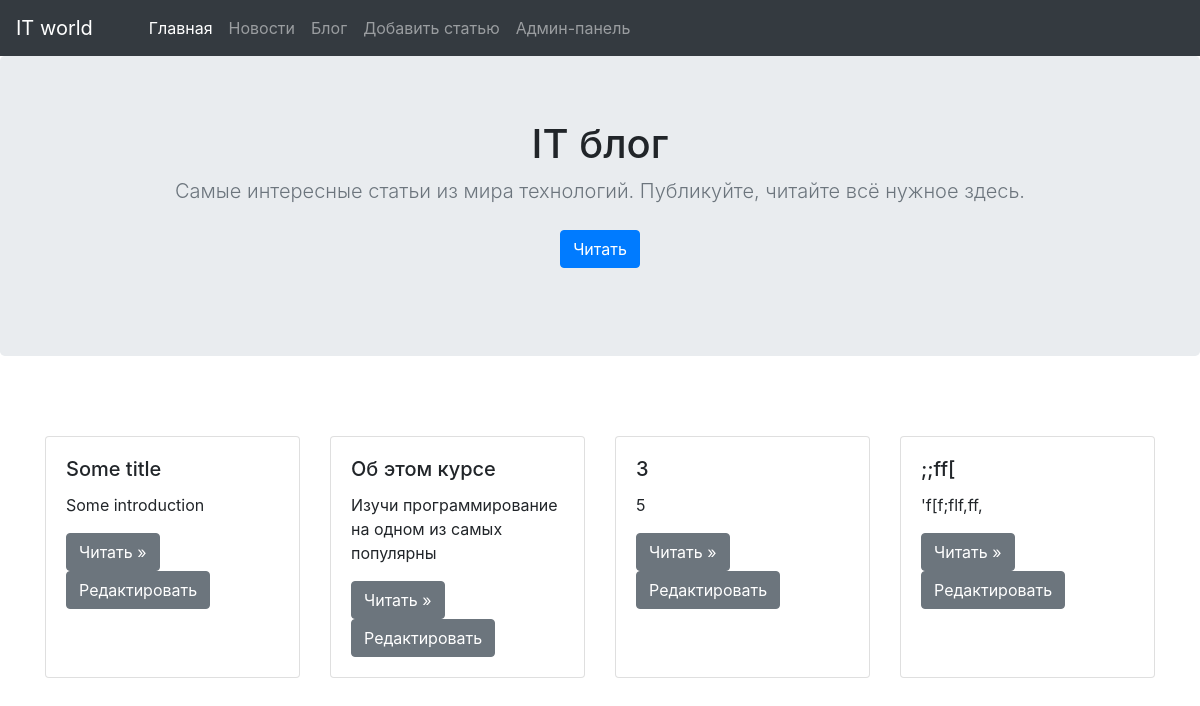
/blog, run on an earlier commit of the app's database.
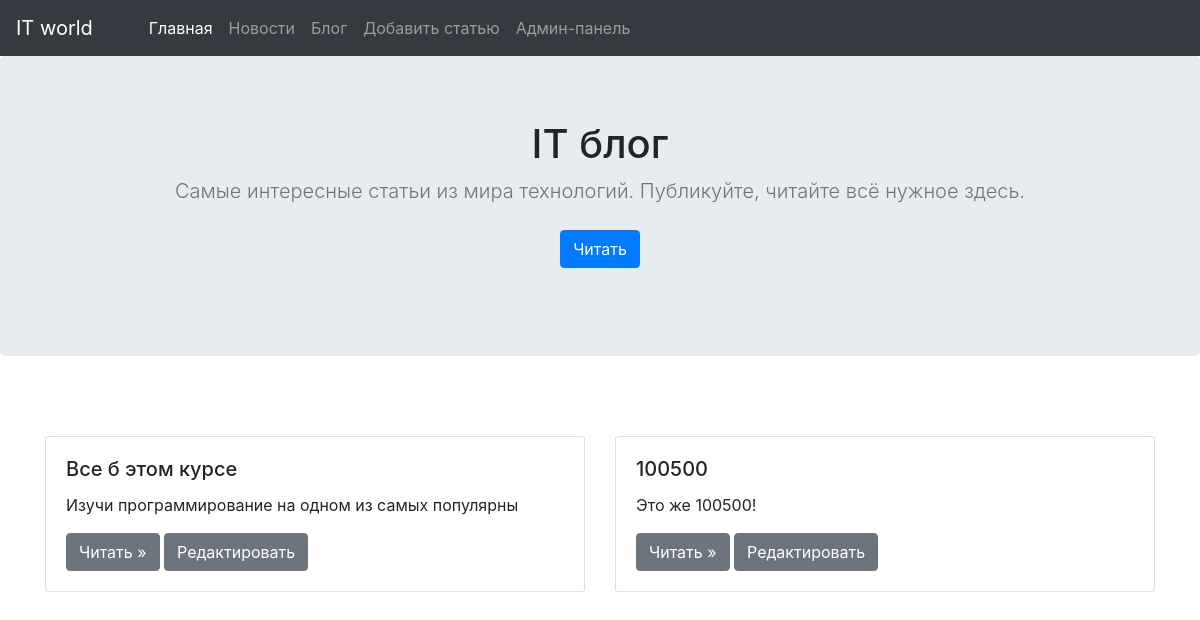
And on a later commit of the database.
### app.py (models this page shows)
class Article(db.Model):
    id = db.Column(db.Integer, primary_key = True)
    category_id = db.Column(db.Integer, db.ForeignKey("category.id"))
    title = db.Column(db.String(50), nullable = False, unique = True)
    introduction = db.Column(db.String(100), nullable = False)
    text = db.Column(db.Text(), nullable = False)
    pub_date = db.Column(db.DateTime, default = datetime.utcnow)

### app.py (the view)
@app.route("/blog")
def blog():
    category = Category.query.filter_by(name="Blog").first()
    articles = Article.query.filter_by(category_id=category.id)
    return render_template("blog.html", articles=articles)

### templates/blog.html (shortened to what this page needs)
{% extends "base.html" %}
{% block content %}
    <main class="main">
        <section class="jumbotron text-center">
            <div class="container">
            <h1 class="jumbotron-heading">IT блог</h1>
            <p class="lead text-muted">
                Самые интересные статьи из мира технологий.
                Публикуйте, читайте всё нужное здесь.
            </p>
                <p id="menu">
                    <a href="#anchor" class="btn btn-primary my-2">Читать</a>
                </p>
            </div>
        </section>
        <div class="album py-5">
            <div class="container">
                {% if articles %}
                    <div class="card-deck mb-3" id="anchor">
                        {% for article in articles %}
                            <div class="card" style="width: 18rem;">
                                <div class="card-body">
                                    <h5 class="card-title">{{ article.title }}</h5>
                                    <p class="card-text">{{ article.introduction[:50].strip() }}</p>
                                    <a class="btn btn-secondary"
                                        href="{{ url_for('detailed_post', article_id=article.id ) }}"
                                        role="button">Читать » </a>
                                    <a href="{{ url_for('edit_post', article_id=article.id, previous='blog') }}"
                                        class="btn btn-secondary">Редактировать</a>
                                </div>
                            </div>
                        {% endfor %}
                    </div>
                {% else %}
                    <h2>Статей на сайте нет!</h2>
                {% endif %}
        </div>
    </main>
    {% endblock %}

### templates/base.html (shortened to what this page needs)
<!DOCTYPE html>
<html lang="en">
<head>
    <link rel="stylesheet"
          href="https://maxcdn.bootstrapcdn.com/bootstrap/4.0.0/css/bootstrap.min.css"
>
</head>
<body>
    <nav class="navbar navbar-expand-lg navbar-dark bg-dark">
        <a class="navbar-brand mr-5" href="#">IT world</a>
        <div class="collapse navbar-collapse" id="navbarSupportedContent">
            <ul class="navbar-nav mr-auto">
                <li class="nav-item active">
                    <a class="nav-link" href="{{ url_for('main') }}">Главная</a>
                </li>
                <li class="nav-item">
                    <a class="nav-link" href="{{ url_for('news') }}">Новости</a>
                </li>
                <li class="nav-item">
                    <a class="nav-link" href="{{ url_for('blog') }}">Блог</a>
                </li>
                <li class="nav-item">
                    <a class="nav-link" href="{{ url_for('new_post') }}"> Добавить статью</a>
                </li>
                <li class="nav-item">
                    <a class="nav-link" href="#">Админ-панель</a>
                </li>
            </ul>
        </div>
    </nav>
    {% block content %}
    {% endblock %}
</body>
</html>

What changed in the data, as far as the page shows it:
removed Article: title "Some title", introduction "Some introduction"
removed Article: title ";;ff[", introduction "'f[f;flf,ff,"
changed Article "Изучи программирование на одном из самых популярны": title "Об этом курсе" → "Все б этом курсе"
changed Article: title "3" → "100500"; introduction "5" → "Это же 100500!"
